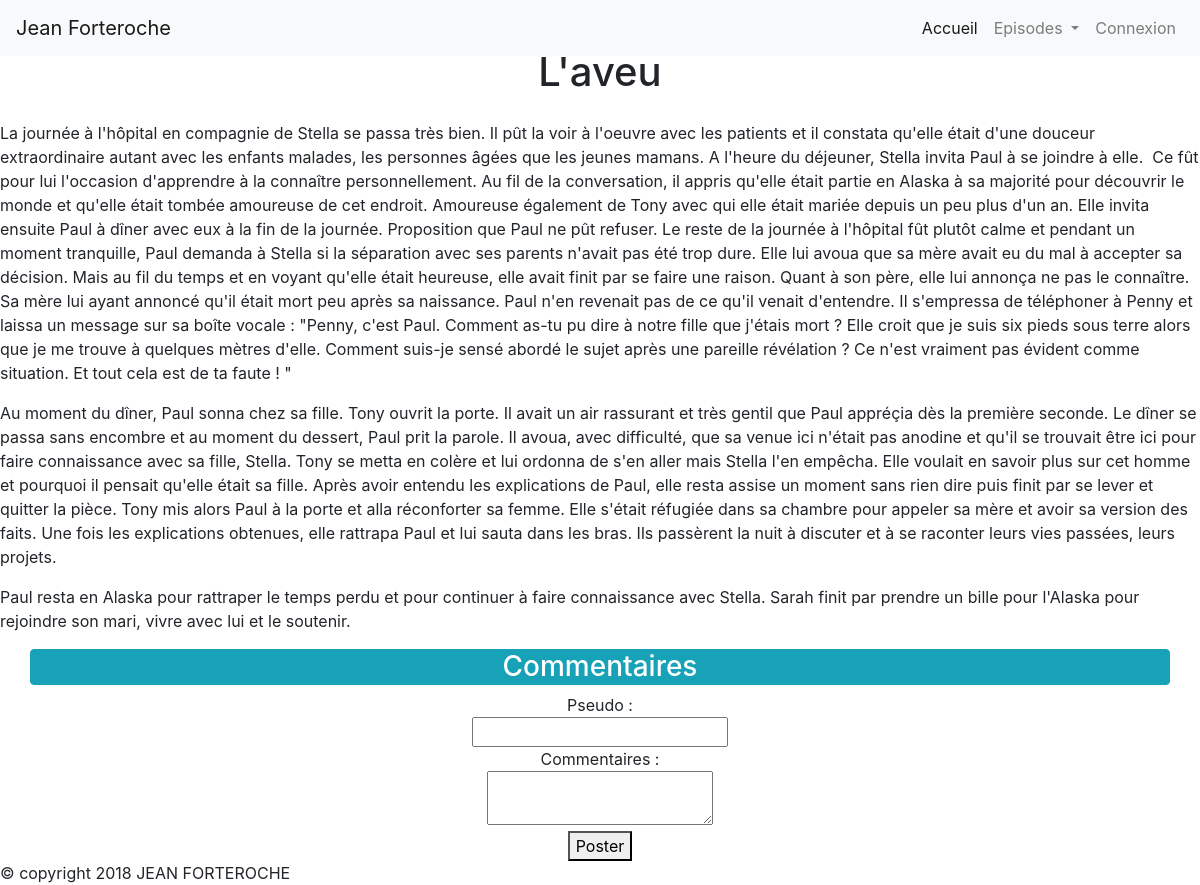
Page /?action=detailArticle&articleId=3 on the committed database.
### tables this page shows
CREATE TABLE IF NOT EXISTS `article` (
  `id` int(15) AUTO_INCREMENT NOT NULL,
  `title` varchar(30) DEFAULT NULL,
  `content` text NOT NULL,
  `date_creation` date DEFAULT NULL,
  PRIMARY KEY (`id`)
);

### controller/FrontendController.php (called while the page is built, shortened)
<?php
require_once('dao/ArticleDao.php');
class FrontendController
{
    private $articleDao;
    public function __construct()
    {
        $this->articleDao = new ArticleDao();
    }
    public function displayDetailArticle($articleId)
    {
        $article = $this->articleDao->findById($articleId);
        $articles = $this->articleDao->findAll();
        require('view/detail-article.php');
    }
}

### dao/BaseDao.php (called while the page is built, shortened)
<?php
class BaseDao
{
    public function __construct()
    {
        $this->db = mysqli_connect("localhost", "root", "", "projet4");
    }
}

### dao/ArticleDao.php (called while the page is built, shortened)
<?php
require_once('model/Article.php');
require_once('BaseDao.php');
class ArticleDao extends BaseDao
{
    public function findAll()
    {
        $result = $this->db->query("SELECT * FROM article");
        $articles = array();
        while ($article = $result->fetch_object(Article::class)) {
            array_push($articles, $article);
        }
        return $articles;
    }
    public function findById($articleId)
    {
        return $this->db
            ->query('SELECT * FROM article WHERE id = ' . $articleId)
            ->fetch_object(Article::class);
    }
}

### model/Article.php (called while the page is built, shortened)
<?php
class Article
{
    private $id;
    private $title;
    private $content;
    public function getId()
    {
        return $this->id;
    }
    public function getTitle()
    {
        return $this->title;
    }
    public function getContent()
    {
        return $this->content;
    }
}

### view/detail-article.php (the view, shortened to what this page needs)
<!DOCTYPE html>
<html lang="fr">
<head>
    <?php include('templates/head.php') ?>
</head>
<body>
<?php include("templates/header.php"); ?>
<h1 class=" text-center mt-5">
    <?php echo $article->getTitle(); ?>
</h1>
<p class="col-lg-6">
    <?php echo $article->getContent(); ?>
</p>
<h3 class="text-center border border-info rounded bg-info text-white container">Commentaires</h3>
<div class="text-center">
  <form action="?action=addComment&articleId=<?php echo $article->getId(); ?>" method="post">
    Pseudo : <br/>
    <input type="text" name="author"/><br/>
    Commentaires :<br/><textarea name="comment"></textarea><br/>
    <button type="submit">Poster</button>
  </form>
</div>
<?php include("templates/footer.php"); ?>
</body>
</html>

### rows in the picture
article: title "L'aveu", content "La journée à l'hôpital en compagnie de Stella se passa très bien. Il pût la voir à l'oeuvre avec les patients et il constata qu'elle était d'une douceur extraordinaire autant avec les enfants malades, les personnes âgées que les jeunes mamans. A l'heure du déjeuner, Stella invita Paul à se joindre à elle. Ce fût pour lui l'occasion d'apprendre à la connaître personnellement. Au fil de la conversation, il appris qu'elle était partie en Alaska à sa majorité pour découvrir le monde et qu'elle était tombée amoureuse de cet endroit. Amoureuse également de Tony avec qui elle était mariée depuis un peu plus d'un an. Elle invita ensuite Paul à dîner avec eux à la fin de la journée. Proposition que…"
